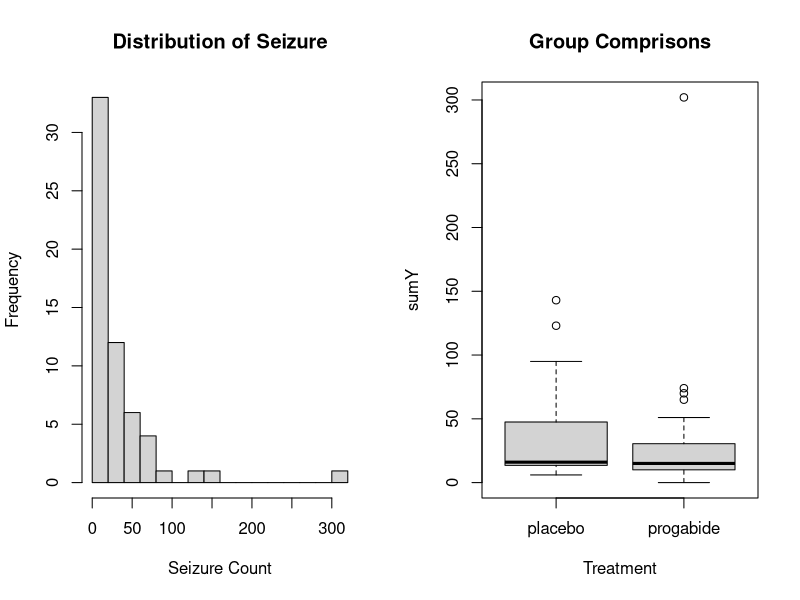

The R script that drew this image:
## ---- chunk 1
data(Affairs, package='AER')
summary(Affairs)
table(Affairs$affairs)
## ---- chunk 2
Affairs$ynaffair[Affairs$affairs>0] <- 1
Affairs$ynaffair[Affairs$affairs == 0] <- 0
Affairs$ynaffair <- factor(Affairs$ynaffair,
                           levels=c(0, 1), 
                           labels=c('No', 'Yes'))
table(Affairs$ynaffair)
## ---- chunk 3
fit.full <- glm(ynaffair ~ gender + age + yearsmarried + children + religiousness + education + 
                    occupation + rating, data=Affairs, family=binomial())
summary(fit.full)
## ---- chunk 4
fit.reduced <- glm(ynaffair ~ age+yearsmarried+religiousness+rating, 
                   data=Affairs, family=binomial())
summary(fit.reduced)
## ---- chunk 5
anova(fit.reduced, fit.full, test='Chisq')
## ---- chunk 6
coef(fit.reduced)
exp(coef(fit.reduced))
## ---- chunk 7
testdata <- data.frame(rating=c(1,2,3,4,5), age=mean(Affairs$age), 
                       yearsmarried=mean(Affairs$yearsmarried),
                       religiousness=mean(Affairs$religiousness))
testdata
predict(fit.reduced, newdata=testdata, type='response')
## ---- chunk 8
## 检验是否过度离势
deviance(fit.reduced) / df.residual(fit.reduced)
## ---- chunk 9
library(robust)
data(breslow.dat, package='robust')
names(breslow.dat)
summary(breslow.dat[c(6,7,8,10)])
## ---- chunk 10
opar <- par(no.readonly = TRUE)
par(mfrow=c(1, 2))
attach(breslow.dat)
hist(sumY, breaks=20, xlab='Seizure Count', main='Distribution of Seizure')
boxplot(sumY~Trt, xlab='Treatment', main='Group Comprisons')
par(opar)
## ---- chunk 11
fit <- glm(sumY ~ Base + Age + Trt, data=breslow.dat, family=poisson())
summary(fit)
